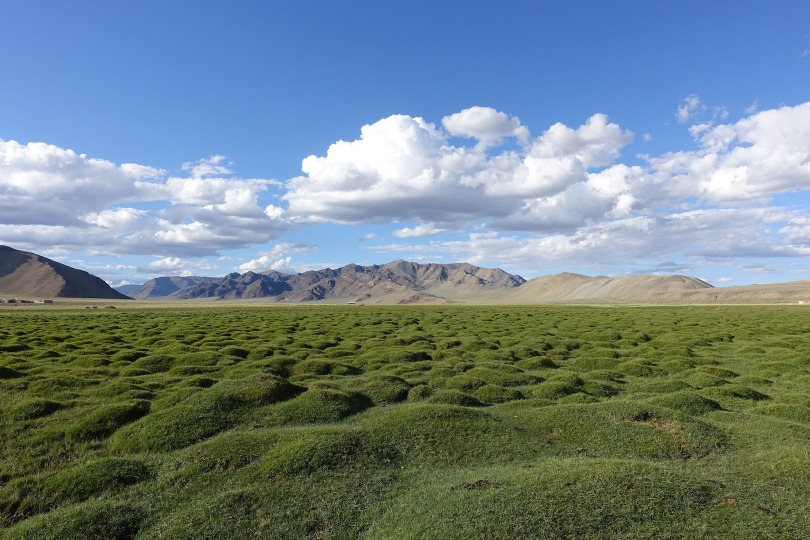
#> input picture Ass2/Images/Field/1.jpg, 1620 x 1080 px (shown at 1/2 size)
$ python -i cropped_rectangle.py   (imports and definitions only)
#> lines starting #> are read from the running program, lines starting #| are printed output that depends on the picture; after the words box and inside, x2 and y2 are one past the last pixel; in counts of white or black regions, pixels touching at a corner belong together
#> further down, picture is the input picture: shape (1080, 1620, 3); mean B, G, R 135.2, 130.9, 112.3
import cv2
import numpy as np

# load image
#img = cv2.imread("Final_dataset/open1/train/image_0.jpg")
#img = cv2.imread('result_image.jpg')
#img = cv2.resize(img,(300,500))

def dec_bbox(bbox, scale_factor):
    x, y, w, h = bbox
    delta_w = int((1-scale_factor) * w / 2)
    delta_h = int((1-scale_factor) * h / 2)
    return x + delta_w, y + delta_h, w - 2 * delta_w, h - 2 * delta_h

def preprocess_image(image):
    hsv = cv2.cvtColor(image, cv2.COLOR_BGR2HSV)
#> hsv: shape (1080, 1620, 3); mean H, S, V 73.1, 109.1, 155
    lower_green = np.array([40, 40, 40])
    upper_green = np.array([70, 255, 255])
    mask = cv2.inRange(hsv, lower_green, upper_green)
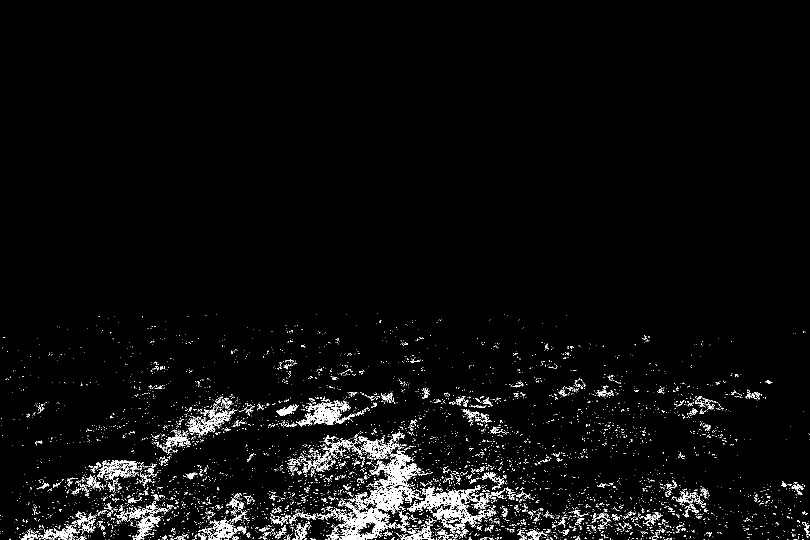
#> mask: shape (1080, 1620) (shown at 1/2 size); 3.3% white in thin lines or dots, all inside (x1, y1, x2, y2) = (0, 626, 1620, 1080)
    green_only = cv2.bitwise_and(image, image, mask=mask)
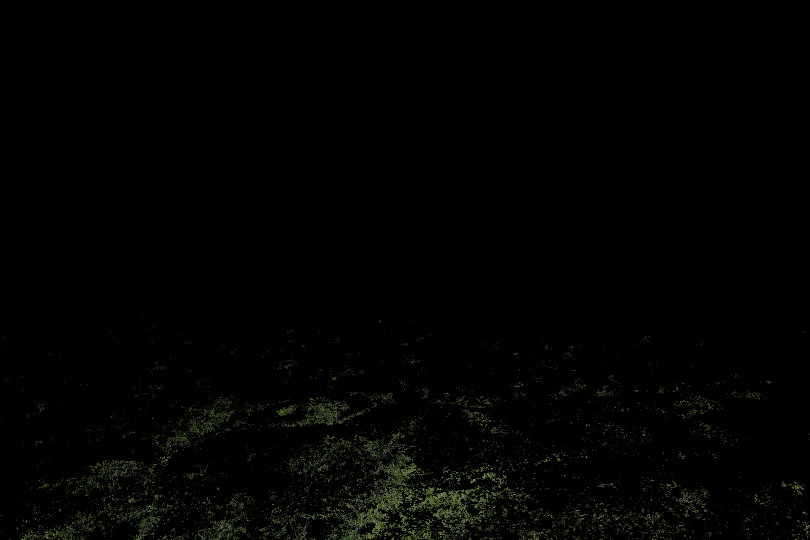
#> green_only: shape (1080, 1620, 3) (shown at 1/2 size); mean B, G, R 1.5, 2.6, 2.2
    gray = cv2.cvtColor(green_only, cv2.COLOR_BGR2GRAY)
    return gray

def get_green_window(img):
    threshold=preprocess_image(img)
    contours = cv2.findContours(threshold, cv2.RETR_EXTERNAL, cv2.CHAIN_APPROX_SIMPLE)
#> contours = 6319 contours, 6166 with area under 20; largest, box (x1, y1, x2, y2) and area: (676, 900, 843, 1080) 9413, (814, 970, 979, 1059) 4031, (592, 802, 711, 853) 1922, (376, 818, 462, 871) 1261, (716, 865, 800, 917) 1198
    contours = contours[0] if len(contours) == 2 else contours[1]
    big_contour = max(contours, key=cv2.contourArea)
#> big_contour = contour of 1536 points, box (x1, y1, x2, y2) (676, 900, 843, 1080), area 9413

    x,y,w,h = dec_bbox(cv2.boundingRect(big_contour),0.9)
#> x = 684; y = 908; w = 151; h = 164
   # print(x,y,w,h)

    crop = img[y:y+h, x:x+w]
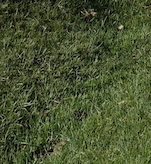
#> crop: shape (164, 151, 3); mean B, G, R 49.9, 83.5, 73.3
    return crop,(y,x)

# [7 lines of commented-out code are left out]

>>> import cv2
>>> picture = cv2.imread('../../Ass2/Images/Field/1.jpg')
>>> result = get_green_window(picture)

$ run again, on Ass2/Images/Field/2.jpg
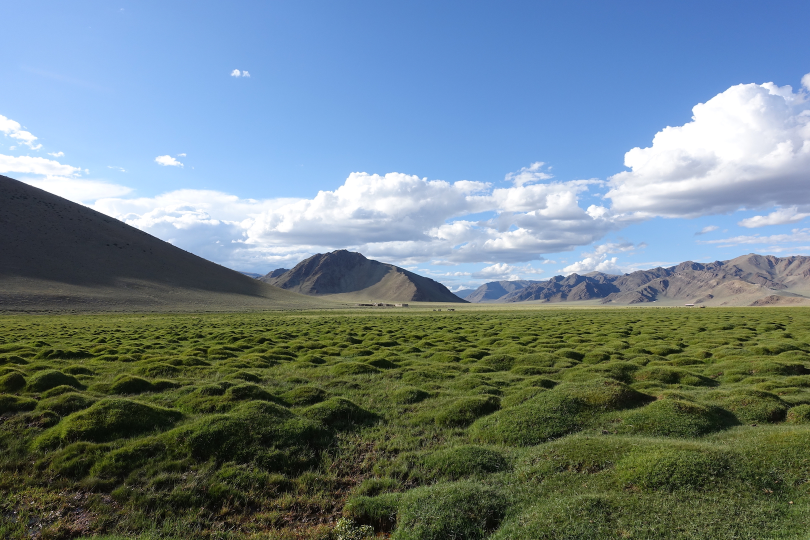
#> input picture Ass2/Images/Field/2.jpg, 1620 x 1080 px (shown at 1/2 size)
#> picture is the input picture: shape (1080, 1620, 3); mean B, G, R 134, 127.9, 109.2
#> hsv: shape (1080, 1620, 3); mean H, S, V 72.8, 105.4, 150.9
#> in preprocess_image, `mask = cv2.inRange(hsv, lower_green, upper_green)`:
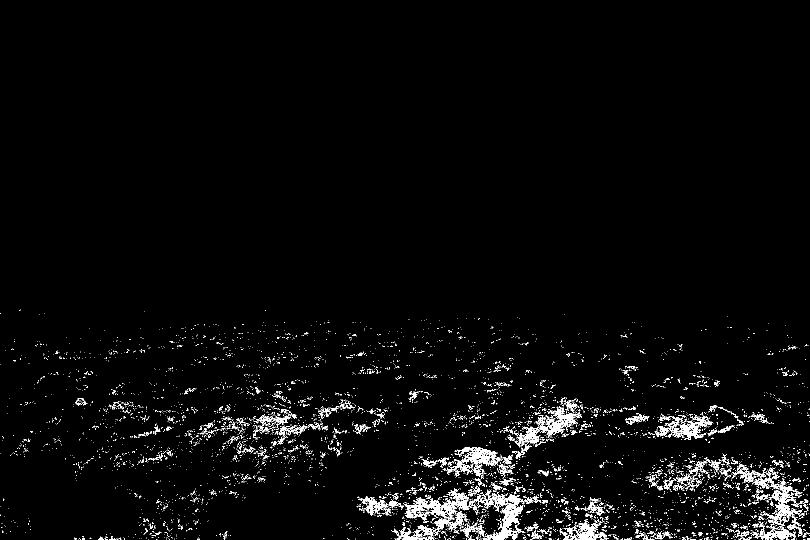
#> mask: shape (1080, 1620) (shown at 1/2 size); 2.8% white in thin lines or dots, all inside (x1, y1, x2, y2) = (0, 619, 1620, 1080)
#> contours = 5778 contours, 5668 with area under 20; largest, box (x1, y1, x2, y2) and area: (784, 977, 945, 1080) 4854, (938, 987, 1083, 1080) 3146, (1504, 956, 1607, 1080) 2538, (1029, 814, 1160, 894) 2272, (909, 894, 1002, 932) 1752
#> big_contour = contour of 1248 points, box (x1, y1, x2, y2) (784, 977, 945, 1080), area 4854
#> x = 792; y = 982; w = 145; h = 93
#> in get_green_window, `crop = img[y:y+h, x:x+w]`:
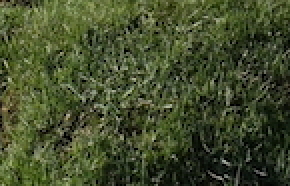
#> crop: shape (93, 145, 3) (shown 2 times larger); mean B, G, R 44.7, 77.1, 67.2

$ run again, on Ass2/Images/Field/3.jpg
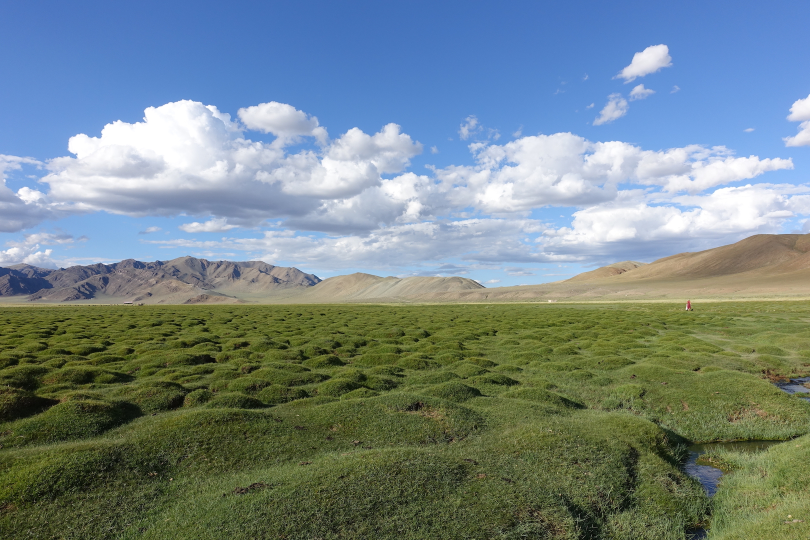
#> input picture Ass2/Images/Field/3.jpg, 1620 x 1080 px (shown at 1/2 size)
#> picture is the input picture: shape (1080, 1620, 3); mean B, G, R 135.9, 133.5, 116.2
#> hsv: shape (1080, 1620, 3); mean H, S, V 71.5, 105.7, 157.1
#> in preprocess_image, `mask = cv2.inRange(hsv, lower_green, upper_green)`:
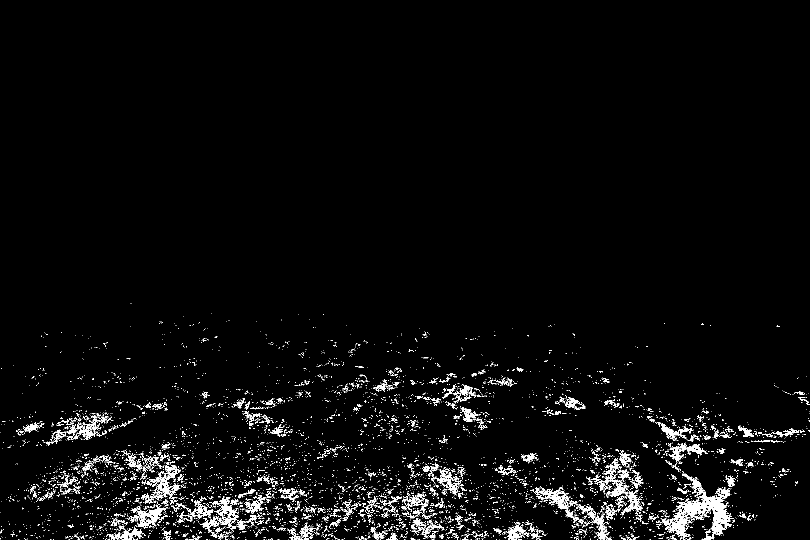
#> mask: shape (1080, 1620) (shown at 1/2 size); 3.2% white in thin lines or dots, all inside (x1, y1, x2, y2) = (0, 606, 1620, 1080)
#> contours = 6351 contours, 6188 with area under 20; largest, box (x1, y1, x2, y2) and area: (1320, 948, 1468, 1080) 5476, (290, 929, 362, 1001) 1424, (1066, 973, 1173, 1048) 1224, (261, 1011, 332, 1057) 1130, (424, 996, 514, 1060) 988
#> big_contour = contour of 1140 points, box (x1, y1, x2, y2) (1320, 948, 1468, 1080), area 5476
#> x = 1327; y = 954; w = 134; h = 120
#> in get_green_window, `crop = img[y:y+h, x:x+w]`:
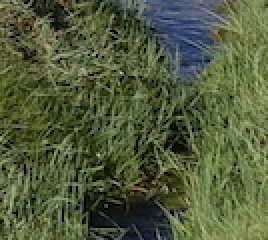
#> crop: shape (120, 134, 3) (shown 2 times larger); mean B, G, R 60.9, 92.4, 81.6

$ run again, on Ass2/Images/Field/4.jpg
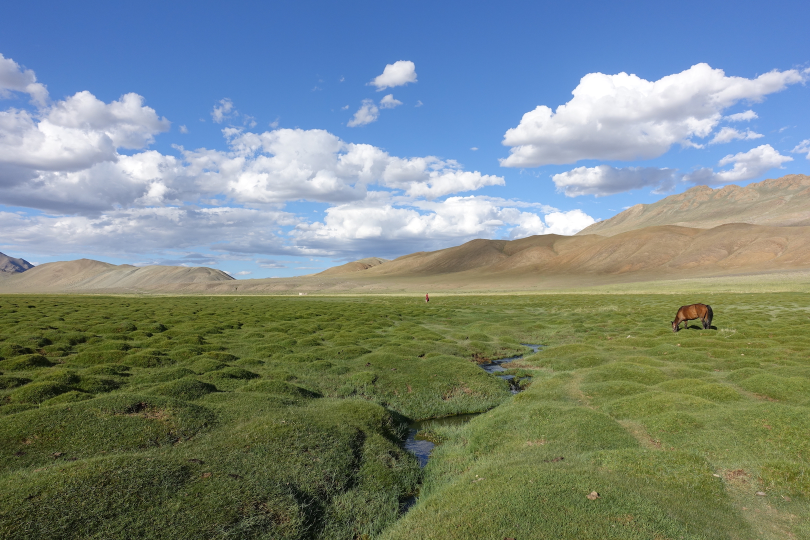
#> input picture Ass2/Images/Field/4.jpg, 1620 x 1080 px (shown at 1/2 size)
#> picture is the input picture: shape (1080, 1620, 3); mean B, G, R 131.6, 135.7, 121.1
#> hsv: shape (1080, 1620, 3); mean H, S, V 66.2, 104.9, 157.7
#> in preprocess_image, `mask = cv2.inRange(hsv, lower_green, upper_green)`:
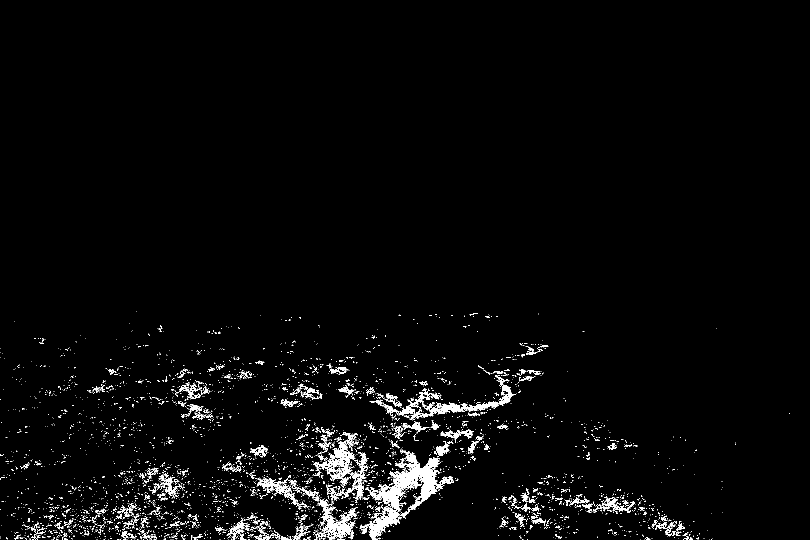
#> mask: shape (1080, 1620) (shown at 1/2 size); 2.6% white in thin lines or dots, all inside (x1, y1, x2, y2) = (0, 622, 1580, 1080)
#> contours = 4256 contours, 4137 with area under 20; largest, box (x1, y1, x2, y2) and area: (734, 899, 908, 1080) 9990, (626, 879, 733, 1003) 3474, (821, 750, 1032, 837) 2109, (628, 997, 716, 1080) 2040, (514, 956, 597, 1009) 982
#> big_contour = contour of 1224 points, box (x1, y1, x2, y2) (734, 899, 908, 1080), area 9990
#> x = 742; y = 908; w = 158; h = 163
#> in get_green_window, `crop = img[y:y+h, x:x+w]`:
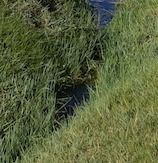
#> crop: shape (163, 158, 3); mean B, G, R 59.9, 98, 88.4
